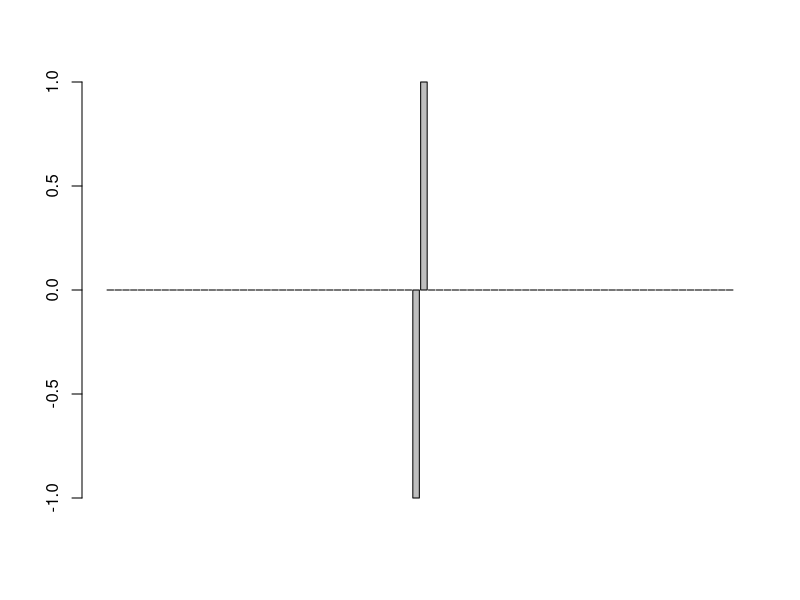
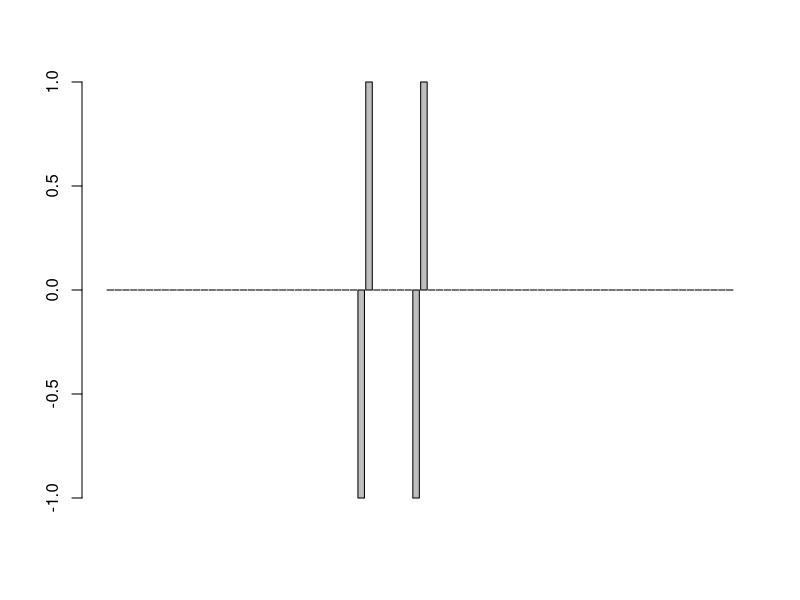
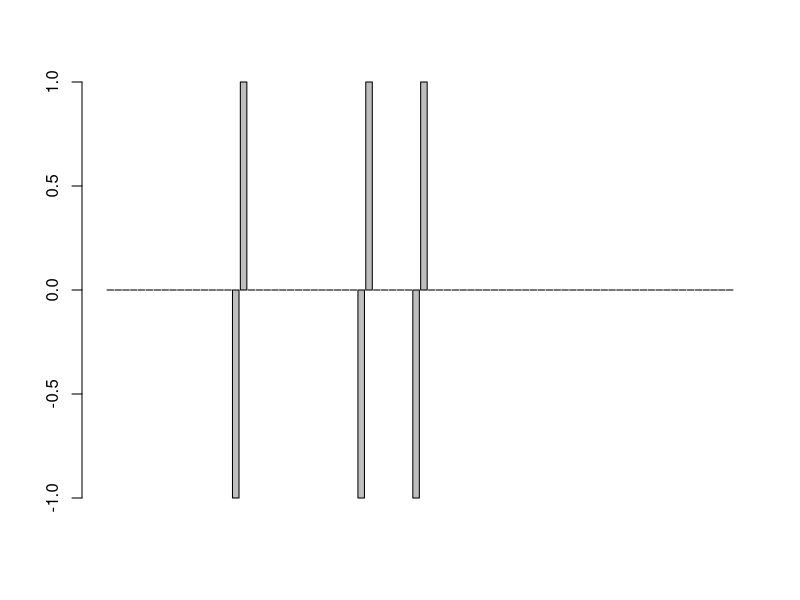
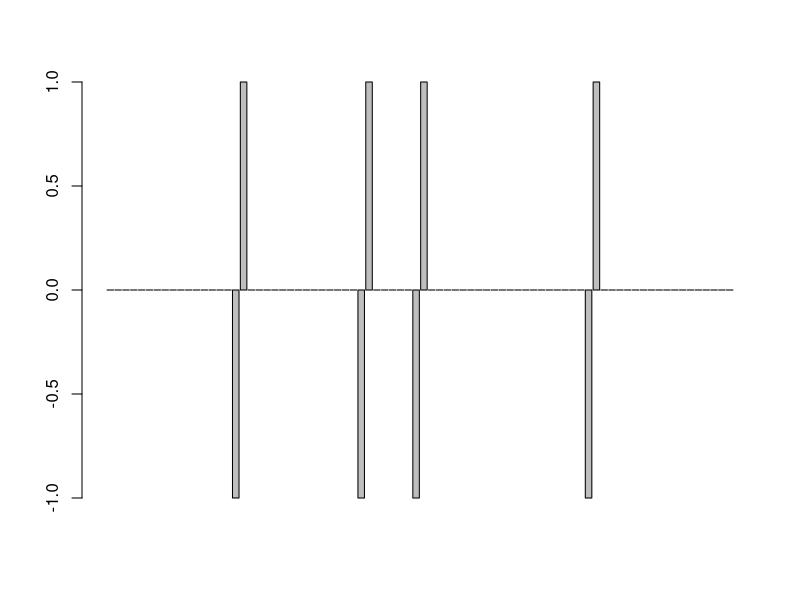
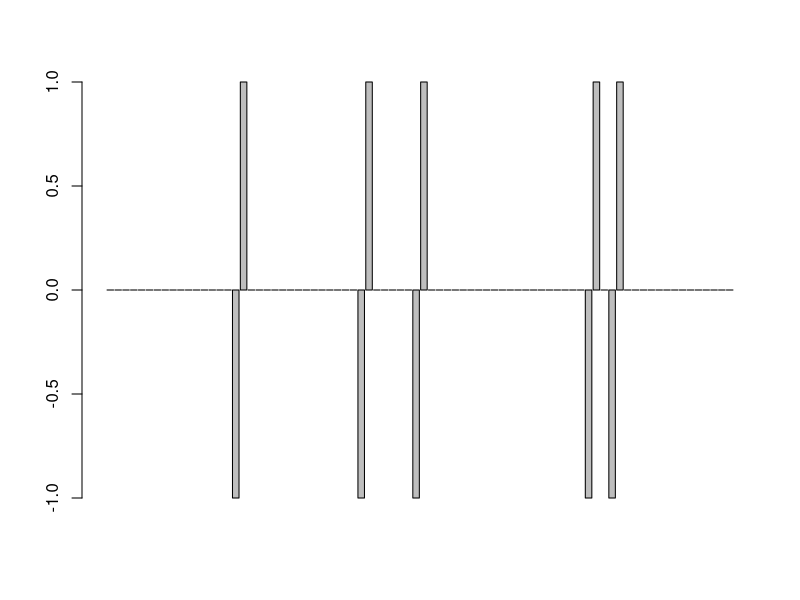
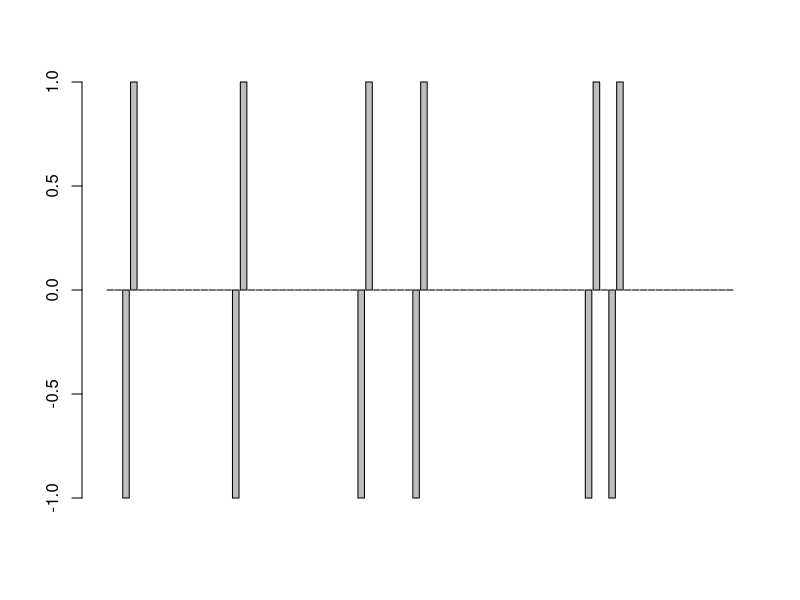
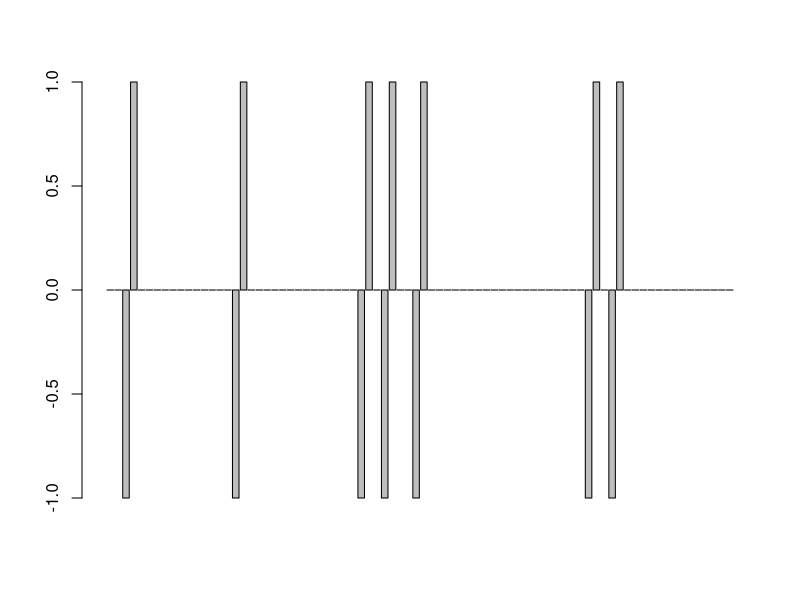
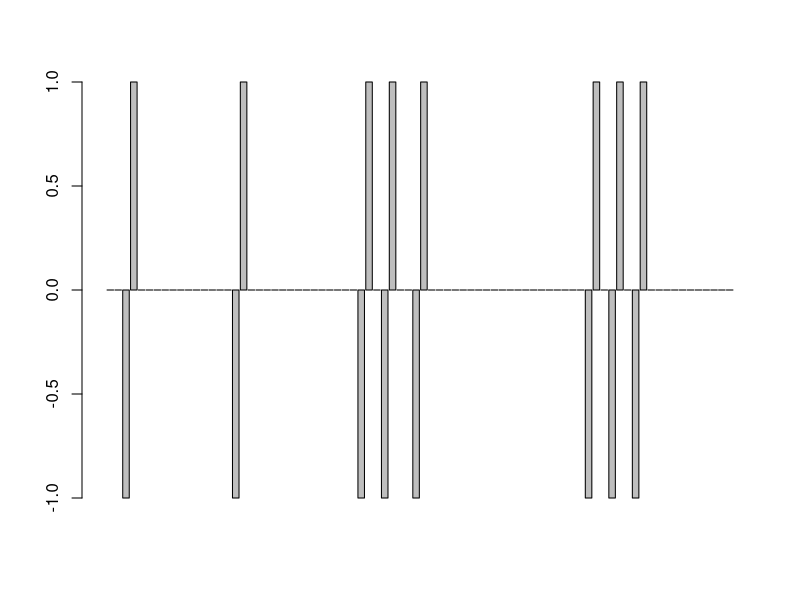

The R script that drew these images, in order: (Note: a time limit stopped this script after it produced the figures.)
### 1D lattice after christen1991 paper
### open boundary conditions and conservative perturbation

### functions:

perform_avalanches <- function(lattice){
  while (any((lattice > z_crit))) {
    tmp_lattice  <- rep(0L, lattice_size)    # auxilliary lattice for calculation of avalanche effects
    
    for(i in 1:lattice_size){ # skip first entry because of bound. cond.
      
      if(lattice[i] > z_crit){
        if(i != lattice_size){
          tmp_lattice[i] <- tmp_lattice[i] - 2
          tmp_lattice[i+1] <- tmp_lattice[i+1] + 1
        }
        else {
          tmp_lattice[i] <- tmp_lattice[i] - 1
        }
        
        if(i != 1){
          tmp_lattice[i-1] <- tmp_lattice[i-1] + 1     
        }
        
      }}
    ## add the tmp_lattice to lattice in order to update the lattice
    lattice <- lattice + tmp_lattice
  }
  return (lattice)
}
  
#### algorithm  
lattice_size <- 80
lattice <- rep(0L, lattice_size)  # main lattice; will contain the z-values
time_steps <- 10000
z_crit <- 1

  
  
  


for(t in 1:time_steps){
  ## loop until all z<=z_crit  
  ## fill the aux. tmp_lattice conditional on z_crit
  print("timestep")
  print(t)
  
  lattice <- perform_avalanches(lattice)
    
  ## randomly perturb system via conservative perturbation
  x_rand <- sample(1:lattice_size, 1) 
  
  lattice[x_rand] <- lattice[x_rand] + 1
  if(x_rand > 1){
    lattice[x_rand - 1] <- lattice[x_rand - 1] - 1
  }
  
  
  barplot(lattice)
  Sys.sleep(1)
  
  ## final avalance relaxation
  if(t == time_steps){
    lattice <- perform_avalanches(lattice)
  }
}



## PLOTS
barplot(lattice)
lattice
